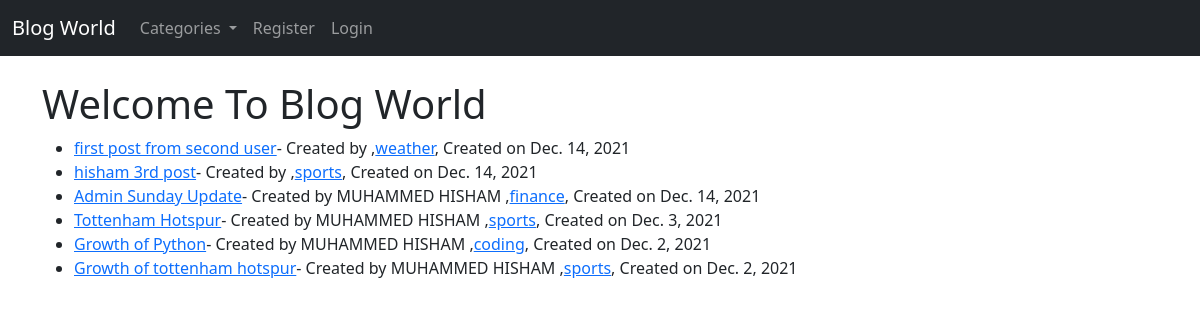
The page / on the database its author committed.
### blogapp/models.py (models this page shows, shortened)
class PostBlog(models.Model):
    title = models.CharField(max_length=255)
    author = models.ForeignKey(User, on_delete=models.CASCADE)
    content = models.TextField()
    blog_published_date = models.DateField(auto_now_add=True)
    category = models.ForeignKey(Categories, max_length=255, on_delete=models.CASCADE, null=True, blank=True)
    likes = models.ManyToManyField(User, related_name="blog_posts")

class Categories(models.Model):
    name = models.CharField(max_length=255)
    def __str__(self):
        return self.name

### blogapp/views.py (the view)
# urls.py: path('', HomeView.as_view(), name="home"),
class HomeView(ListView):
    model = PostBlog
    template_name = "home.html"
    context_object_name = "list_items"
    ordering = ['-blog_published_date']
    def get_context_data(self, *args, **kwargs):
        cat_data = Categories.objects.all()
        context = super(HomeView, self).get_context_data()
        context["cat_data"] = cat_data
        return context

### blogapp/templates/home.html (shortened to what this page needs)
{% extends 'base.html' %}
{% block content %}
<h1>Welcome To Blog World </h1>
<ul>
    {% for item in list_items %}
    <li>
        <a href="{% url 'blog_details' item.pk %}">{{item.title}}</a>- Created by {{item.author.first_name |upper}}
        {{item.author.last_name |upper}} ,<a href="{% url 'category_blog_view' item.category|slugify %}">{{item.category}}</a>, Created on {{item.blog_published_date}}
        <br>
    </li>
    {% endfor %}
</ul>
{% endblock %}

### blogapp/templates/base.html (shortened to what this page needs)
<!doctype html>
<html lang="en">
  <head>
    <link href="https://cdn.jsdelivr.net/npm/bootstrap@5.1.3/dist/css/bootstrap.min.css" rel="stylesheet">
  </head>
  <body>
  <nav class="navbar navbar-expand-lg navbar-dark bg-dark">
  <div class="container-fluid">
    <a class="navbar-brand" href="{% url 'home' %}">Blog World</a>
    <div class="collapse navbar-collapse" id="navbarSupportedContent">
      <ul class="navbar-nav me-auto mb-2 mb-lg-0">
        <li class="nav-item dropdown">
            <a class="nav-link dropdown-toggle" href="#" id="navbarDropdown" role="button" data-bs-toggle="dropdown" aria-expanded="false">
              Categories
            </a>
          </li>
        {% if user.is_authenticated %}
          <li class="nav-item">
            <a class="nav-link active" aria-current="page" href="{% url 'home' %}">Home</a>
          </li>
          <li class="nav-item">
            <a class="nav-link" href="{% url 'create_blog' %}">Post New Blog</a>
          </li>
          <li class="nav-item">
            <a class="nav-link" href="{% url 'create_category' %}">Add Category</a>
          </li>
          <li class="nav-item">
            <a class="nav-link" href="{% url 'logout' %}">Logout</a>
          </li>
        {% else %}
          <li class="nav-item">
            <a class="nav-link" href="{% url 'register' %}">Register</a>
          </li>
          <li class="nav-item">
            <a class="nav-link" href="{% url 'login' %}">Login</a>
          </li>
        {% endif %}
      </ul>
    </div>
  </div>
  </nav>
  <br>
  <div class="container">
    {% block content %}
    {% endblock %}
    </div>
  </body>
</html>

### rows shown on the page
PostBlog: title "first post from second user", category "weather", blog_published_date "Dec. 14, 2021"
PostBlog: title "hisham 3rd post", category "sports", blog_published_date "Dec. 14, 2021"
PostBlog: title "Admin Sunday Update", author.first_name "MUHAMMED", author.last_name "HISHAM", category "finance", blog_published_date "Dec. 14, 2021"
PostBlog: title "Tottenham Hotspur", author.first_name "MUHAMMED", author.last_name "HISHAM", category "sports", blog_published_date "Dec. 3, 2021"
PostBlog: title "Growth of Python", author.first_name "MUHAMMED", author.last_name "HISHAM", category "coding", blog_published_date "Dec. 2, 2021"
PostBlog: title "Growth of tottenham hotspur", author.first_name "MUHAMMED", author.last_name "HISHAM", category "sports", blog_published_date "Dec. 2, 2021"
